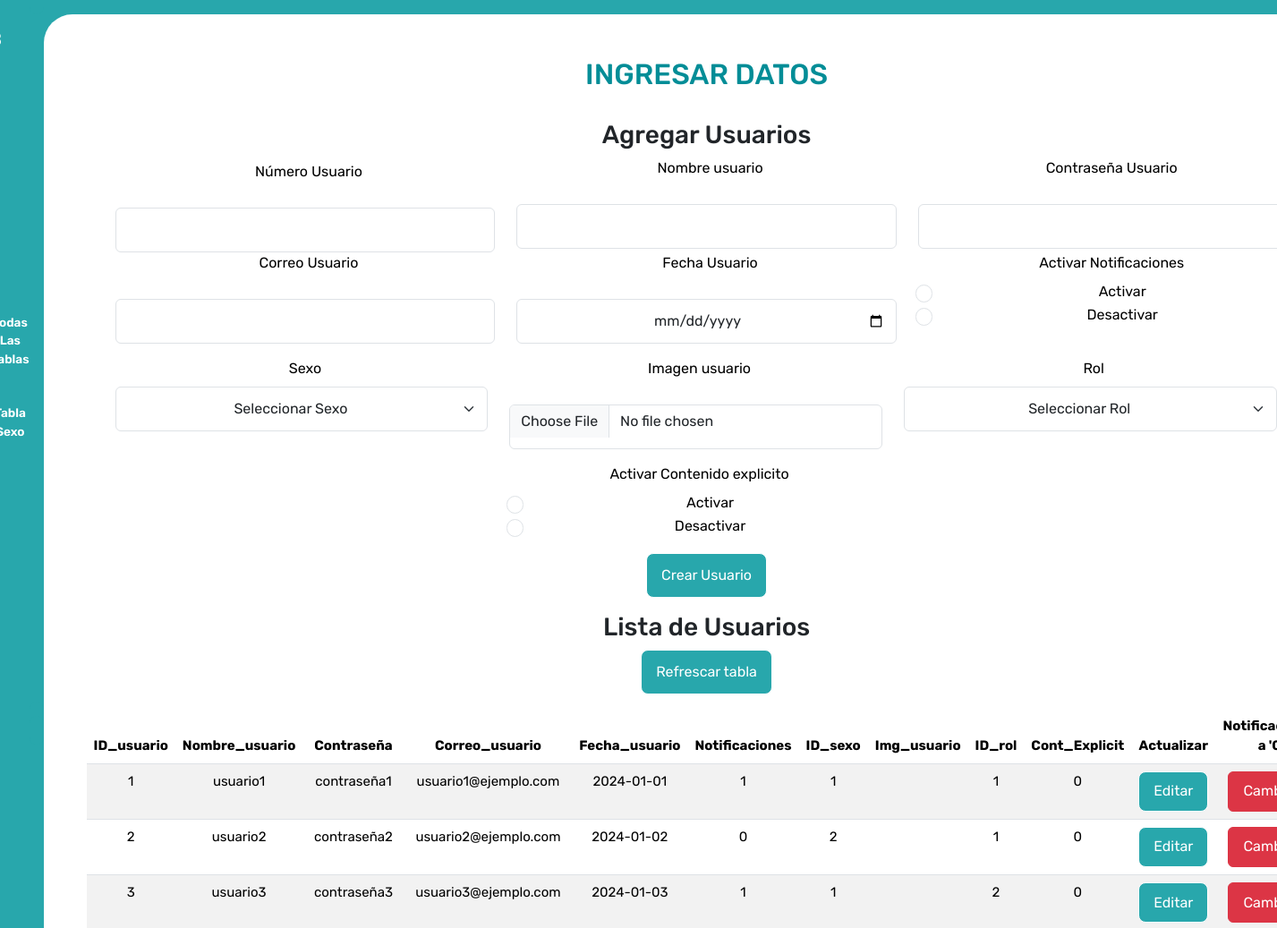
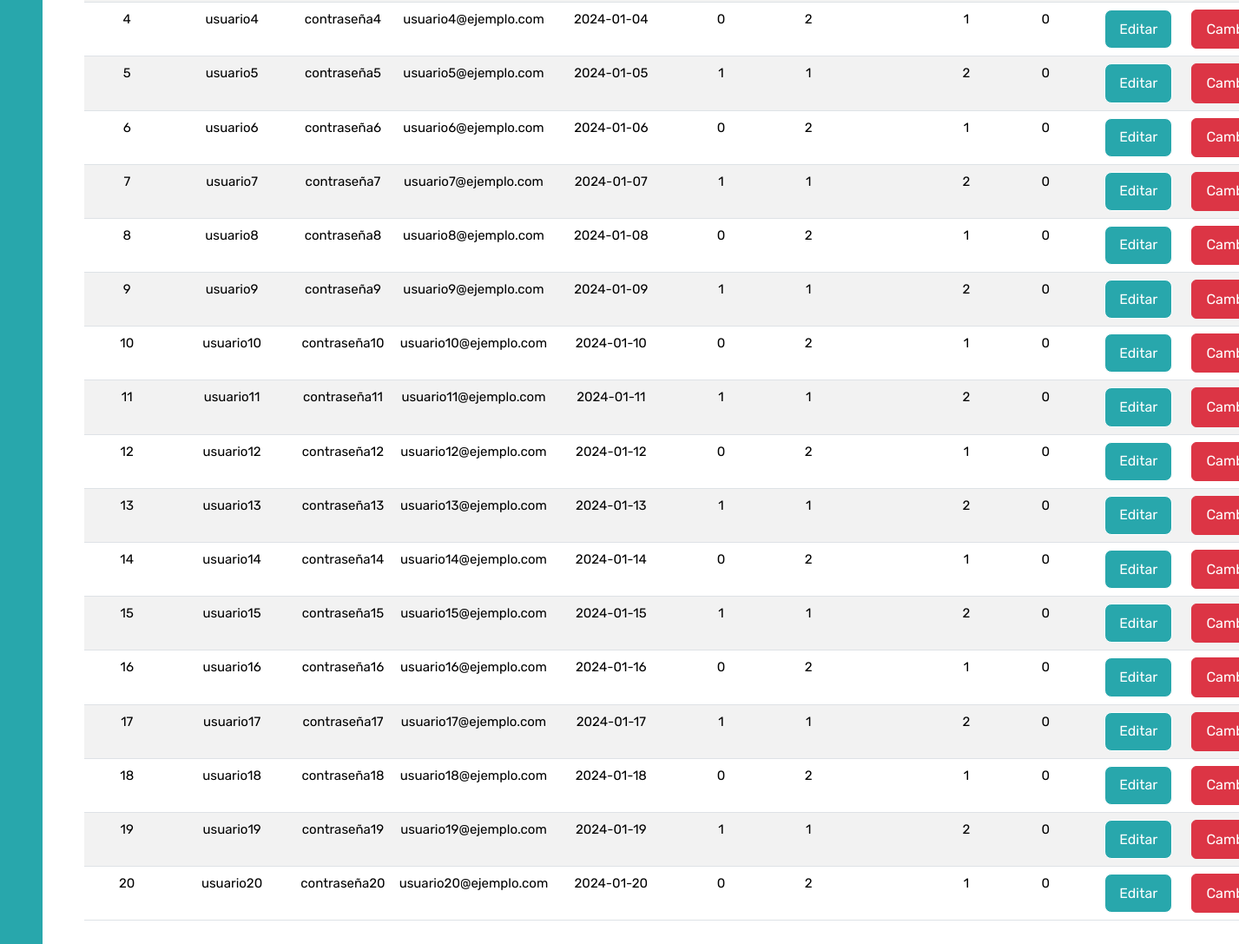
/Controlador/controladorUsuario.php, run on the app's committed database (2 pictures, top to bottom).
### tables this page shows
CREATE TABLE Usuario (
    ID_usuario INT(10) PRIMARY KEY,
    Nombre_usuario VARCHAR(20),
    Contraseña VARBINARY(256),  
    Correo_usuario VARBINARY(256),  
    Fecha_usuario DATE,
    Notificaciones BOOLEAN DEFAULT FALSE,
    ID_sexo INT(10),
    Img_usuario MEDIUMBLOB,
    ID_rol INT(10),
    Cont_Explicit BOOLEAN DEFAULT FALSE
);

### Controlador/controladorUsuario.php (called while the page is built, shortened)
<?php
require_once '../Modelo/Usuario.php';
$gestorUsuario = new Usuario();
$resultado = $gestorUsuario->consultarUsuarios();
include "../Vista/vistaUsuario.php";

### Modelo/Conexion.php (called while the page is built)
<?php
function Conectarse(){
	$Conexion =  mysqli_connect("localhost","root","","labart");
	return $Conexion;
}
?>

### Modelo/Usuario.php (called while the page is built, shortened)
<?php
require_once 'Conexion.php';
class Usuario
{
     public function consultarUsuarios()
     {
         $this->Conexion = Conectarse();
         $sql_key = "SET @encryption_key = 'MiClaveDeEncriptacionSegura123!';";
         $this->Conexion->query($sql_key);
         $sql = "SELECT
                     ID_usuario,
                     Nombre_usuario,
                     AES_DECRYPT((Contraseña), @encryption_key) AS Contraseña,
                     AES_DECRYPT((Correo_usuario), @encryption_key) AS Correo_usuario,
                     Fecha_usuario,
                     Notificaciones,
                     ID_sexo,
                     Img_usuario,
                     ID_rol,
                     Cont_Explicit
                 FROM usuario";
         $resultado = $this->Conexion->query($sql);
         return $resultado;
     }
}

### Vista/vistaUsuario.php (the view, shortened to what this page needs)
<!DOCTYPE html>
<html lang="en">
<head>
    <link rel="stylesheet" href="https://cdn.jsdelivr.net/npm/bootstrap-icons@1.9.1/font/bootstrap-icons.css">
    <link rel="stylesheet" href="../style.css">
    <link href="https://cdn.jsdelivr.net/npm/bootstrap@5.3.3/dist/css/bootstrap.min.css" rel="stylesheet">
</head>
<body>
    <div class="wrapper justify-content-center">
        <aside>
            <header>
                <h1 class="logo">CRUD DB LABART</h1>
            </header>
            <nav>
                <ul class="menu">
                    <li>
                        <button id="todos" class="boton-menu boton-categoria" onclick="location.href='../index.php';">
                            <i class="bi bi-hand-index-thumb"></i> Todas Las Tablas
                        </button>
                    </li>
                    <li>
                        <button id="abrigos" class="boton-menu boton-categoria active">
                            <i class="bi bi-hand-index-thumb-fill"></i> Tabla Sexo
                        </button>
                    </li>
                </ul>
            </nav>
        </aside>
        <main>
            <h2 class="titulo-principal" id="titulo-principal">INGRESAR DATOS</h2>
            <div id="contenedor-productos" class="contenedor-productos">
    <div class="contenedor">
        <h3>Agregar Usuarios</h3>
        <form action="../Controlador/controladorUsuario.php" method="post">
            <div class="row">
                <div class="col-md-4 mt-1">
                    <label for="ID_usuario" class="form-label">Número Usuario</label>
                    <input class="form-control" id="ID_usuario" name="ID_usuario" type="text" pattern="{0-9}" required>
                </div>
                <div class="col-md-4">
                    <label for="Nombre_usuario" class="form-label">Nombre usuario</label>
                    <input class="form-control" id="Nombre_usuario" name="Nombre_usuario" type="text" pattern="{A-Za-z}" required>
                </div>
                <div class="col-md-4">
                    <label for="Contraseña" class="form-label">Contraseña Usuario</label>
                    <input class="form-control" id="Contraseña" name="Contraseña" type="password" pattern="{A-Za-z0-9}" required>
                </div>
            </div>
            <div class="row">
                <div class="col-md-4">
                    <label for="Correo_usuario" class="form-label">Correo Usuario</label>
                    <input class="form-control" id="Correo_usuario" name="Correo_usuario" type="text" required>
                </div>
                <div class="col-md-4">
                    <label for="Fecha_usuario" class="form-label">Fecha Usuario</label>
                    <input class="form-control" id="Fecha_usuario" name="Fecha_usuario" type="date" required>
                </div>
                <div class="col-md-4">
                    <label for="Notificaciones" class="form-label">Activar Notificaciones</label>
                        <div class="form-check">
                            <input class="form-check-input" type="radio" name="Notificaciones" value="1" required>
                            <label class="form-check-label">Activar</label>
                        </div>
                        <div class="form-check">
                            <input class="form-check-input" type="radio" name="Notificaciones" value="0" required>
                            <label class="form-check-label">Desactivar</label>
                        </div>
                </div>
            <div class="row mt-3">
                <div class="col-md-4">
                    <label for="ID_sexo" class="form-label">Sexo</label>
                    <select class="form-select" id="ID_sexo" name="ID_sexo" required>
                        <option value="">Seleccionar Sexo</option>
                    </select>
                </div>
                <div class="col-md-4">
                    <label for="Img_usuario" class="form-label">Imagen usuario</label>
                    <input class="form-control" id="Img_usuario" name="Img_usuario" type="file">
                </div>
                <div class="col-md-4">
                    <label for="ID_rol" class="form-label">Rol</label>
                    <select class="form-select" id="ID_rol" name="ID_rol" required>
                        <option value="">Seleccionar Rol</option>
                    </select>
                </div>
            </div>
            <div class="row mt-3 justify-content-center">
            <div class="col-md-4">
                    <label for="Cont_explicit" class="form-label">Activar Contenido explicito</label>
                    <div class="form-check">
                             <input class="form-check-input" type="radio" name="Cont_Explicit" value="1"required>
                    <label class="form-check-label">Activar</label>
                    </div>
                    <div class="form-check">
                        <input class="form-check-input" type="radio" name="Cont_Explicit" value="0" required>
                        <label class="form-check-label">Desactivar</label>
                    </div>
                </div>
            </div>
            </div>
            <button class="Boton_refrescar mt-3" type="submit" name="Acciones" value="Crear Usuario">Crear Usuario</button>
        </form>
    </div>
</div>
                        <h3 class="mt-3">Lista de Usuarios</h3>
                        <form action="../Controlador/controladorUsuario.php" method="post">
                            <button class="Boton_refrescar mb-3" type="submit" name="Acciones"  value="Refrescar tabla">Refrescar tabla</button>
                        </form>
                        <div class="table-responsive">
                        <table class="table table-striped table-hover">
                            <thead>
                                <tr>
                                    <th>ID_usuario</th>
                                    <th>Nombre_usuario</th>
                                    <th>Contraseña</th>
                                    <th>Correo_usuario</th>
                                    <th>Fecha_usuario</th>
                                    <th>Notificaciones</th>
                                    <th>ID_sexo</th>
                                    <th>Img_usuario</th>
                                    <th>ID_rol</th>
                                    <th>Cont_Explicit</th>
                                    <th>Actualizar</th>
                                    <th>Notificaciones a '0'</th>
                                </tr>
                            </thead>
                            <tbody>
                                <?php
                                while ($fila = mysqli_fetch_assoc($resultado)) {
                                    echo "<tr>";
                                    echo "<td>{$fila['ID_usuario']}</td>";
                                    echo "<td>{$fila['Nombre_usuario']}</td>";
                                    echo "<td>{$fila['Contraseña']}</td>";
                                    echo "<td>{$fila['Correo_usuario']}</td>";
                                    echo "<td>{$fila['Fecha_usuario']}</td>";
                                    echo "<td>{$fila['Notificaciones']}</td>";
                                    echo "<td>{$fila['ID_sexo']}</td>";
                                    echo "<td>{$fila['Img_usuario']}</td>";
                                    echo "<td>{$fila['ID_rol']}</td>";
                                    echo "<td>{$fila['Cont_Explicit']}</td>";
                                    echo "<td><button class='Boton_refrescar' style='padding: 0.60rem 1rem; font-size: 1rem;' data-bs-toggle='modal' data-bs-target='#updateModal{$fila['ID_usuario']}'>Editar</button></td>";
                                    echo "<td>
                                    <form action='../Controlador/controladorUsuario.php' method='post'>
                                        <input type='hidden' name='ID_usuario' value='{$fila['ID_usuario']}'>
                                        <button class='btn btn-danger' type='submit' name='Acciones' style='padding: 0.60rem 1rem; font-size: 1rem;' value='Borrar Usuario'>Cambiar</button>
                                    </form>
                                    </td>";
                                }
                                ?>
                            </tbody>
                        </table>
                        </div>
                    </div>
</body>
</html>

### style.css (style rules this page uses)
:root { --clr-main: #28a7ac; --clr-main-light: #02ffff; --clr-white: #ffffff; --clr-gray: #696969; --clr-red: #ff0000; --clr-dark-cyan:#038d97; --clr-black:#000000; }
* { margin: 0; padding: 0; box-sizing: border-box; font-family: 'Rubik', sans-serif; }
body, html { margin: 0; padding: 0; height: 100%; background-color: var(--clr-main); }
main { background-color: var(--clr-white); margin: 1rem; margin-left: 0; border-radius: 2rem; padding: 3rem; text-align: center; align-items: center; }
h1, h2, h3, h4, h5, h6, p, a, input, textarea, ul { margin: 0; padding: 0; }
ul { list-style-type: none; }
.wrapper { display: grid; grid-template-columns: 1fr 4fr; background-color: var(--clr-main); }
aside { padding: 2rem; padding-right: 0; color: var(--clr-white); position: sticky; top: 0; height: 100vh; display: flex; flex-direction: column; justify-content: space-between; background-color: var(--clr-main); }
.logo { font-weight: 400; font-size: 1.3rem; color: var(--clr-white); }
.menu { display: flex; flex-direction: column; gap: .5rem; }
.boton-menu { background-color: transparent; border: 0; color: var(--clr-cyan); cursor: pointer; display: flex; align-items: center; gap: 1rem; font-weight: 600; padding: 1rem; font-size: .85rem; width: 100%; transition: background-color 0.3s ease, color 0.3s ease; }
.boton-menu.active::before, .boton-menu.active::after { content: ''; position: absolute; width: 1rem; height: 2rem; background-color: var(--clr-main); border-radius: .5rem; }
.boton-menu.active::before { bottom: 100%; right: 0; box-shadow: 0 1rem 0 var(--clr-main); }
.boton-menu.active::after { top: 100%; right: 0; box-shadow: 0 -1rem 0 var(--clr-main); }
.titulo-principal { color: var(--clr-dark-cyan); margin-bottom: 2rem; }
.contenedor-productos { display: flex; grid-template-columns: repeat(4, 1fr); gap: 1rem; justify-content: center; }
table { font-size: 15px; border-collapse: collapse; border-radius: 20px; width: 100%; }
thead { background-color: var(--clr-main); color: var(--clr-white); }
tbody { background-color: var(--clr-gray); color: var(--clr-main); }
tr { border-radius: 10px; }
tr:nth-child(even) { background-color: var(--clr-main-light); }
select, form input { width: 210px; height: 50px; margin-top: 20px; text-align: center; border-radius: 15px; font-size: 18px; border: 4px solid var(--clr-main); background-color: var(--clr-white); }
input::placeholder { font-size: 18px; }
.contenedor { margin-left: 2rem; margin-right: 2rem; }
form { border-radius: 50px; text-align: center; justify-content: center; width: auto; height: auto; }
input[type="radio"] { accent-color: var(--clr-main); width: 1.2rem; height: 1.2rem; cursor: pointer; }
label { font-size: 16px; color: var(--clr-black); cursor: pointer; margin-left: 0.5rem; }
.Boton_refrescar { background-color: var(--clr-main); color: var(--clr-white); padding: 0.75rem 1rem; border: 0.1px solid var(--clr-white); border-radius: 0.5rem; cursor: pointer; transition: background-color 0.3s ease, color 0.3s ease, border-color 0.3s ease; }

### data on the page
usuario: ID_usuario "1", Nombre_usuario "usuario1", Contraseña "contraseña1", Correo_usuario "usuario1@ejemplo.com", Fecha_usuario "2024-01-01", Notificaciones "1", ID_sexo "1", ID_rol "1", Cont_Explicit "0"
usuario: ID_usuario "2", Nombre_usuario "usuario2", Contraseña "contraseña2", Correo_usuario "usuario2@ejemplo.com", Fecha_usuario "2024-01-02", Notificaciones "0", ID_sexo "2", ID_rol "1", Cont_Explicit "0"
usuario: ID_usuario "3", Nombre_usuario "usuario3", Contraseña "contraseña3", Correo_usuario "usuario3@ejemplo.com", Fecha_usuario "2024-01-03", Notificaciones "1", ID_sexo "1", ID_rol "2", Cont_Explicit "0"
usuario: ID_usuario "4", Nombre_usuario "usuario4", Contraseña "contraseña4", Correo_usuario "usuario4@ejemplo.com", Fecha_usuario "2024-01-04", Notificaciones "0", ID_sexo "2", ID_rol "1", Cont_Explicit "0"
usuario: ID_usuario "5", Nombre_usuario "usuario5", Contraseña "contraseña5", Correo_usuario "usuario5@ejemplo.com", Fecha_usuario "2024-01-05", Notificaciones "1", ID_sexo "1", ID_rol "2", Cont_Explicit "0"
usuario: ID_usuario "6", Nombre_usuario "usuario6", Contraseña "contraseña6", Correo_usuario "usuario6@ejemplo.com", Fecha_usuario "2024-01-06", Notificaciones "0", ID_sexo "2", ID_rol "1", Cont_Explicit "0"
usuario: ID_usuario "7", Nombre_usuario "usuario7", Contraseña "contraseña7", Correo_usuario "usuario7@ejemplo.com", Fecha_usuario "2024-01-07", Notificaciones "1", ID_sexo "1", ID_rol "2", Cont_Explicit "0"
usuario: ID_usuario "8", Nombre_usuario "usuario8", Contraseña "contraseña8", Correo_usuario "usuario8@ejemplo.com", Fecha_usuario "2024-01-08", Notificaciones "0", ID_sexo "2", ID_rol "1", Cont_Explicit "0"
usuario: ID_usuario "9", Nombre_usuario "usuario9", Contraseña "contraseña9", Correo_usuario "usuario9@ejemplo.com", Fecha_usuario "2024-01-09", Notificaciones "1", ID_sexo "1", ID_rol "2", Cont_Explicit "0"
usuario: ID_usuario "10", Nombre_usuario "usuario10", Contraseña "contraseña10", Correo_usuario "usuario10@ejemplo.com", Fecha_usuario "2024-01-10", Notificaciones "0", ID_sexo "2", ID_rol "1", Cont_Explicit "0"
usuario: ID_usuario "11", Nombre_usuario "usuario11", Contraseña "contraseña11", Correo_usuario "usuario11@ejemplo.com", Fecha_usuario "2024-01-11", Notificaciones "1", ID_sexo "1", ID_rol "2", Cont_Explicit "0"
usuario: ID_usuario "12", Nombre_usuario "usuario12", Contraseña "contraseña12", Correo_usuario "usuario12@ejemplo.com", Fecha_usuario "2024-01-12", Notificaciones "0", ID_sexo "2", ID_rol "1", Cont_Explicit "0"
usuario: ID_usuario "13", Nombre_usuario "usuario13", Contraseña "contraseña13", Correo_usuario "usuario13@ejemplo.com", Fecha_usuario "2024-01-13", Notificaciones "1", ID_sexo "1", ID_rol "2", Cont_Explicit "0"
usuario: ID_usuario "14", Nombre_usuario "usuario14", Contraseña "contraseña14", Correo_usuario "usuario14@ejemplo.com", Fecha_usuario "2024-01-14", Notificaciones "0", ID_sexo "2", ID_rol "1", Cont_Explicit "0"
usuario: ID_usuario "15", Nombre_usuario "usuario15", Contraseña "contraseña15", Correo_usuario "usuario15@ejemplo.com", Fecha_usuario "2024-01-15", Notificaciones "1", ID_sexo "1", ID_rol "2", Cont_Explicit "0"
usuario: ID_usuario "16", Nombre_usuario "usuario16", Contraseña "contraseña16", Correo_usuario "usuario16@ejemplo.com", Fecha_usuario "2024-01-16", Notificaciones "0", ID_sexo "2", ID_rol "1", Cont_Explicit "0"
usuario: ID_usuario "17", Nombre_usuario "usuario17", Contraseña "contraseña17", Correo_usuario "usuario17@ejemplo.com", Fecha_usuario "2024-01-17", Notificaciones "1", ID_sexo "1", ID_rol "2", Cont_Explicit "0"
usuario: ID_usuario "18", Nombre_usuario "usuario18", Contraseña "contraseña18", Correo_usuario "usuario18@ejemplo.com", Fecha_usuario "2024-01-18", Notificaciones "0", ID_sexo "2", ID_rol "1", Cont_Explicit "0"
usuario: ID_usuario "19", Nombre_usuario "usuario19", Contraseña "contraseña19", Correo_usuario "usuario19@ejemplo.com", Fecha_usuario "2024-01-19", Notificaciones "1", ID_sexo "1", ID_rol "2", Cont_Explicit "0"
usuario: ID_usuario "20", Nombre_usuario "usuario20", Contraseña "contraseña20", Correo_usuario "usuario20@ejemplo.com", Fecha_usuario "2024-01-20", Notificaciones "0", ID_sexo "2", ID_rol "1", Cont_Explicit "0"
